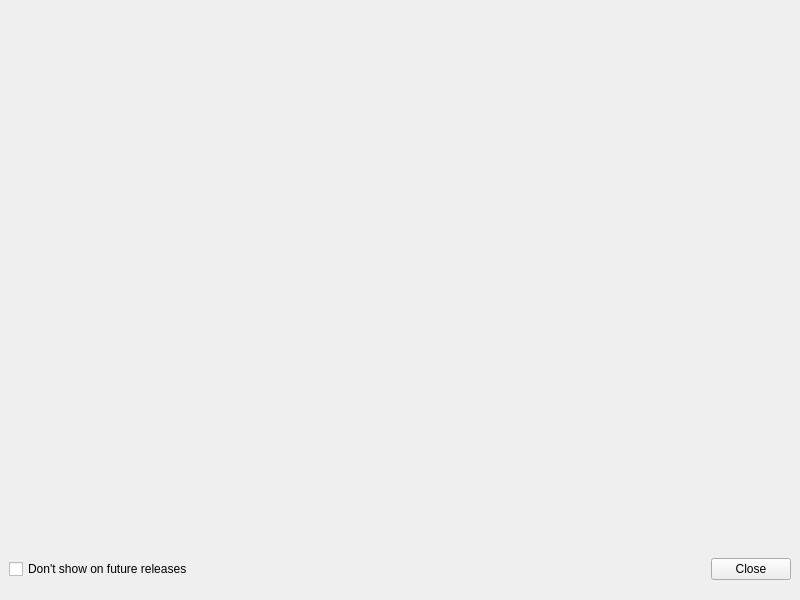
<?xml version="1.0" encoding="UTF-8"?>
<ui version="4.0">
 <class>udg::QReleaseNotesBase</class>
 <widget class="QWidget" name="udg::QReleaseNotesBase">
  <property name="windowModality">
   <enum>Qt::WindowModal</enum>
  </property>
  <property name="geometry">
   <rect>
    <x>0</x>
    <y>0</y>
    <width>800</width>
    <height>600</height>
   </rect>
  </property>
  <property name="windowTitle">
   <string>Release Notes</string>
  </property>
  <layout class="QVBoxLayout" name="verticalLayout_2">
   <property name="spacing">
    <number>0</number>
   </property>
   <property name="margin">
    <number>0</number>
   </property>
   <item>
    <widget class="QLabel" name="m_viewWebView">
     <property name="sizePolicy">
      <sizepolicy hsizetype="Preferred" vsizetype="Expanding">
       <horstretch>0</horstretch>
       <verstretch>0</verstretch>
      </sizepolicy>
     </property>
    </widget>
   </item>
   <item>
    <widget class="QWidget" name="m_bottomBar" native="true">
     <layout class="QHBoxLayout" name="horizontalLayout">
      <property name="topMargin">
       <number>20</number>
      </property>
      <property name="bottomMargin">
       <number>20</number>
      </property>
      <item>
       <widget class="QCheckBox" name="m_dontShowCheckBox">
        <property name="text">
         <string>Don't show on future releases</string>
        </property>
       </widget>
      </item>
      <item>
       <spacer name="horizontalSpacer">
        <property name="orientation">
         <enum>Qt::Horizontal</enum>
        </property>
        <property name="sizeHint" stdset="0">
         <size>
          <width>481</width>
          <height>20</height>
         </size>
        </property>
       </spacer>
      </item>
      <item>
       <widget class="QPushButton" name="m_closePushButton">
        <property name="text">
         <string>Close</string>
        </property>
       </widget>
      </item>
     </layout>
    </widget>
   </item>
  </layout>
 </widget>
 <resources/>
 <connections/>
</ui>
